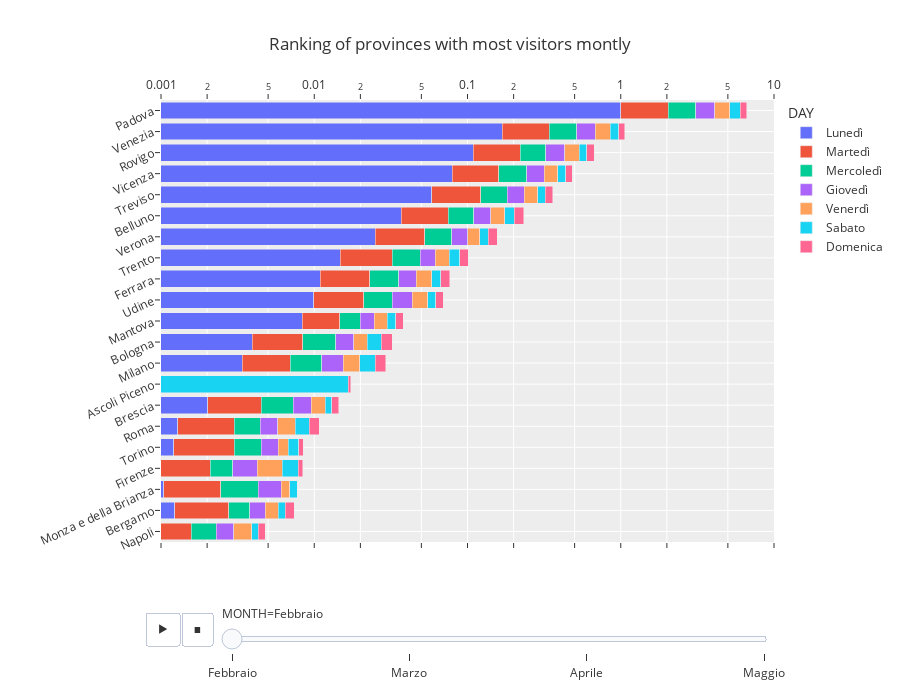

Notebook source saved alongside this figure:
### Code cell
fig = go.Figure()
fig = make_subplots(
    rows=2, cols=1, subplot_titles=("Plot 1", "Plot 2")
)
#config = dict({'scrollZoom': True})
config = {'displayModeBar': True,}


data = day_od3

#defining graph
fig = px.bar(data[0:566], x="RATIO", y="PROVINCIA", color='DAY', barmode='stack'
             ,title="Ranking of provinces with most visitors montly"
             ,category_orders={'MONTH':['Febbraio','Marzo','Aprile','Maggio']
             ,'DAY':['Lunedì','Martedì','Mercoledì','Giovedì','Venerdì','Sabato','Domenica']}
             ,orientation='h'
             ,labels={"RATIO": "","PROVINCIA": "",}
             ,hover_name="PROVINCIA"
             ,log_x=True
             #,color_discrete_sequence=['light blue', "blue", "purple", "red"]
             ,animation_frame="MONTH"
             #, animation_group="MONTH"
            )


#defining graph style
fig.update_traces(textposition='outside')
fig.update_layout(uniformtext_minsize=5
                  ,template='ggplot2'
                  ,uniformtext_mode='hide'
                  ,xaxis_range=[-3,1]
                  ,width=900
                  ,height=700
                  ,autosize=False
                 )

fig.update_yaxes(categoryorder='total ascending', tickangle=-25,visible=True)
fig.update_xaxes(fixedrange=True,mirror='all',tickwidth=1,side='top')
fig.show(config=config)

### Figure 1 — Plotly figure (JSON) as saved in the notebook; plotly's stock layout.template omitted (floating-point values rounded to 4 significant figures)
{"data": [{"alignmentgroup": "True", "hovertemplate": "<b>%{hovertext}</b><br><br>DAY=Lunedì<br>MONTH=Febbraio<br>=%{y}<extra></extra>", "hovertext": ["Padova", "Venezia", "Vicenza", "Treviso", "Verona", "Rovigo", "Milano", "Roma", "Trento", "Belluno", "Bologna", "Udine", "Ferrara", "Torino", "Napoli", "Brescia", "Mantova", "Ascoli Piceno", "Firenze", "Bergamo", "Monza e della Brianza"], "legendgroup": "Lunedì", "marker": {"color": "#636efa"}, "name": "Lunedì", "offsetgroup": "Lunedì", "orientation": "h", "showlegend": true, "textposition": "outside", "type": "bar", "x": [1.001, 0.1689, 0.07931, 0.05822, 0.02499, 0.109, 0.003385, 0.001284, 0.01474, 0.03703, 0.003932, 0.009898, 0.01093, 0.001208, 0.0008333, 0.002025, 0.008364, 0.0006143, 0.0006316, 0.001231, 0.001042], "xaxis": "x", "y": ["Padova", "Venezia", "Vicenza", "Treviso", "Verona", "Rovigo", "Milano", "Roma", "Trento", "Belluno", "Bologna", "Udine", "Ferrara", "Torino", "Napoli", "Brescia", "Mantova", "Ascoli Piceno", "Firenze", "Bergamo", "Monza e della Brianza"], "yaxis": "y"}, {"alignmentgroup": "True", "hovertemplate": "<b>%{hovertext}</b><br><br>DAY=Martedì<br>MONTH=Febbraio<br>=%{y}<extra></extra>", "hovertext": ["Padova", "Venezia", "Vicenza", "Treviso", "Verona", "Rovigo", "Milano", "Roma", "Trento", "Belluno", "Bologna", "Udine", "Ferrara", "Torino", "Napoli", "Brescia", "Mantova", "Firenze", "Bergamo", "Monza e della Brianza"], "legendgroup": "Martedì", "marker": {"color": "#EF553B"}, "name": "Martedì", "offsetgroup": "Martedì", "orientation": "h", "showlegend": true, "textposition": "outside", "type": "bar", "x": [1.037, 0.1729, 0.0812, 0.06334, 0.02758, 0.1126, 0.00357, 0.001733, 0.01742, 0.03768, 0.004485, 0.0111, 0.01202, 0.001803, 0.0007365, 0.002471, 0.006353, 0.001461, 0.001541, 0.001409], "xaxis": "x", "y": ["Padova", "Venezia", "Vicenza", "Treviso", "Verona", "Rovigo", "Milano", "Roma", "Trento", "Belluno", "Bologna", "Udine", "Ferrara", "Torino", "Napoli", "Brescia", "Mantova", "Firenze", "Bergamo", "Monza e della Brianza"], "yaxis": "y"}, {"alignmentgroup": "True", "hovertemplate": "<b>%{hovertext}</b><br><br>DAY=Mercoledì<br>MONTH=Febbraio<br>=%{y}<extra></extra>", "hovertext": ["Padova", "Venezia", "Vicenza", "Treviso", "Verona", "Rovigo", "Milano", "Roma", "Trento", "Belluno", "Bologna", "Udine", "Ferrara", "Torino", "Napoli", "Brescia", "Mantova", "Firenze", "Bergamo", "Monza e della Brianza"], "legendgroup": "Mercoledì", "marker": {"color": "#00cc96"}, "name": "Mercoledì", "offsetgroup": "Mercoledì", "orientation": "h", "showlegend": true, "textposition": "outside", "type": "bar", "x": [1.045, 0.1742, 0.08284, 0.05957, 0.02651, 0.1034, 0.004233, 0.001434, 0.01714, 0.03494, 0.005439, 0.01134, 0.01263, 0.001507, 0.0007301, 0.002795, 0.005275, 0.0008527, 0.001022, 0.001849], "xaxis": "x", "y": ["Padova", "Venezia", "Vicenza", "Treviso", "Verona", "Rovigo", "Milano", "Roma", "Trento", "Belluno", "Bologna", "Udine", "Ferrara", "Torino", "Napoli", "Brescia", "Mantova", "Firenze", "Bergamo", "Monza e della Brianza"], "yaxis": "y"}, {"alignmentgroup": "True", "hovertemplate": "<b>%{hovertext}</b><br><br>DAY=Giovedì<br>MONTH=Febbraio<br>=%{y}<extra></extra>", "hovertext": ["Padova", "Venezia", "Vicenza", "Treviso", "Verona", "Rovigo", "Milano", "Roma", "Trento", "Belluno", "Bologna", "Udine", "Ferrara", "Torino", "Napoli", "Brescia", "Mantova", "Firenze", "Bergamo", "Monza e della Brianza"], "legendgroup": "Giovedì", "marker": {"color": "#ab63fa"}, "name": "Giovedì", "offsetgroup": "Giovedì", "orientation": "h", "showlegend": true, "textposition": "outside", "type": "bar", "x": [1.034, 0.1648, 0.074, 0.05263, 0.02108, 0.1065, 0.004281, 0.00133, 0.01214, 0.03213, 0.00428, 0.01134, 0.01084, 0.001322, 0.0006888, 0.002256, 0.004585, 0.001287, 0.001001, 0.001808], "xaxis": "x", "y": ["Padova", "Venezia", "Vicenza", "Treviso", "Verona", "Rovigo", "Milano", "Roma", "Trento", "Belluno", "Bologna", "Udine", "Ferrara", "Torino", "Napoli", "Brescia", "Mantova", "Firenze", "Bergamo", "Monza e della Brianza"], "yaxis": "y"}, {"alignmentgroup": "True", "hovertemplate": "<b>%{hovertext}</b><br><br>DAY=Venerdì<br>MONTH=Febbraio<br>=%{y}<extra></extra>", "hovertext": ["Padova", "Venezia", "Vicenza", "Treviso", "Verona", "Rovigo", "Milano", "Roma", "Trento", "Belluno", "Bologna", "Udine", "Ferrara", "Torino", "Napoli", "Brescia", "Mantova", "Firenze", "Bergamo", "Monza e della Brianza"], "legendgroup": "Venerdì", "marker": {"color": "#FFA15A"}, "name": "Venerdì", "offsetgroup": "Venerdì", "orientation": "h", "showlegend": true, "textposition": "outside", "type": "bar", "x": [1.043, 0.1711, 0.06982, 0.05361, 0.01993, 0.1034, 0.004334, 0.001734, 0.01473, 0.03264, 0.00409, 0.01132, 0.01217, 0.0009167, 0.0009287, 0.002212, 0.005255, 0.001966, 0.001022, 0.0008168], "xaxis": "x", "y": ["Padova", "Venezia", "Vicenza", "Treviso", "Verona", "Rovigo", "Milano", "Roma", "Trento", "Belluno", "Bologna", "Udine", "Ferrara", "Torino", "Napoli", "Brescia", "Mantova", "Firenze", "Bergamo", "Monza e della Brianza"], "yaxis": "y"}, {"alignmentgroup": "True", "hovertemplate": "<b>%{hovertext}</b><br><br>DAY=Sabato<br>MONTH=Febbraio<br>=%{y}<extra></extra>", "hovertext": ["Padova", "Venezia", "Vicenza", "Treviso", "Verona", "Rovigo", "Milano", "Roma", "Trento", "Belluno", "Bologna", "Udine", "Ferrara", "Torino", "Napoli", "Brescia", "Mantova", "Ascoli Piceno", "Firenze", "Bergamo", "Monza e della Brianza"], "legendgroup": "Sabato", "marker": {"color": "#19d3f3"}, "name": "Sabato", "offsetgroup": "Sabato", "orientation": "h", "showlegend": true, "textposition": "outside", "type": "bar", "x": [0.8388, 0.1183, 0.04929, 0.03464, 0.0166, 0.06648, 0.005202, 0.001782, 0.01259, 0.02725, 0.005126, 0.006959, 0.008508, 0.001139, 0.0003947, 0.00121, 0.00409, 0.01605, 0.001654, 0.0006516, 0.0008443], "xaxis": "x", "y": ["Padova", "Venezia", "Vicenza", "Treviso", "Verona", "Rovigo", "Milano", "Roma", "Trento", "Belluno", "Bologna", "Udine", "Ferrara", "Torino", "Napoli", "Brescia", "Mantova", "Ascoli Piceno", "Firenze", "Bergamo", "Monza e della Brianza"], "yaxis": "y"}, {"alignmentgroup": "True", "hovertemplate": "<b>%{hovertext}</b><br><br>DAY=Domenica<br>MONTH=Febbraio<br>=%{y}<extra></extra>", "hovertext": ["Padova", "Venezia", "Vicenza", "Treviso", "Verona", "Rovigo", "Milano", "Roma", "Trento", "Belluno", "Bologna", "Udine", "Ferrara", "Torino", "Napoli", "Brescia", "Mantova", "Ascoli Piceno", "Firenze", "Bergamo"], "legendgroup": "Domenica", "marker": {"color": "#FF6692"}, "name": "Domenica", "offsetgroup": "Domenica", "orientation": "h", "showlegend": true, "textposition": "outside", "type": "bar", "x": [0.6439, 0.09046, 0.04619, 0.03835, 0.01929, 0.07262, 0.004338, 0.001479, 0.01231, 0.03192, 0.004968, 0.007344, 0.009407, 0.0005535, 0.000476, 0.001508, 0.004294, 0.0006143, 0.0005843, 0.0009505], "xaxis": "x", "y": ["Padova", "Venezia", "Vicenza", "Treviso", "Verona", "Rovigo", "Milano", "Roma", "Trento", "Belluno", "Bologna", "Udine", "Ferrara", "Torino", "Napoli", "Brescia", "Mantova", "Ascoli Piceno", "Firenze", "Bergamo"], "yaxis": "y"}], "layout": {"autosize": false, "barmode": "stack", "height": 700, "legend": {"title": {"text": "DAY"}, "tracegroupgap": 0}, "sliders": [{"active": 0, "currentvalue": {"prefix": "MONTH="}, "len": 0.9, "pad": {"b": 10, "t": 60}, "steps": [{"args": [["Febbraio"], {"frame": {"duration": 0, "redraw": true}, "fromcurrent": true, "mode": "immediate", "transition": {"duration": 0, "easing": "linear"}}], "label": "Febbraio", "method": "animate"}, {"args": [["Marzo"], {"frame": {"duration": 0, "redraw": true}, "fromcurrent": true, "mode": "immediate", "transition": {"duration": 0, "easing": "linear"}}], "label": "Marzo", "method": "animate"}, {"args": [["Aprile"], {"frame": {"duration": 0, "redraw": true}, "fromcurrent": true, "mode": "immediate", "transition": {"duration": 0, "easing": "linear"}}], "label": "Aprile", "method": "animate"}, {"args": [["Maggio"], {"frame": {"duration": 0, "redraw": true}, "fromcurrent": true, "mode": "immediate", "transition": {"duration": 0, "easing": "linear"}}], "label": "Maggio", "method": "animate"}], "x": 0.1, "xanchor": "left", "y": 0, "yanchor": "top"}], "title": {"text": "Ranking of provinces with most visitors montly"}, "uniformtext": {"minsize": 5, "mode": "hide"}, "updatemenus": [{"buttons": [{"args": [null, {"frame": {"duration": 500, "redraw": true}, "fromcurrent": true, "mode": "immediate", "transition": {"duration": 500, "easing": "linear"}}], "label": "&#9654;", "method": "animate"}, {"args": [[null], {"frame": {"duration": 0, "redraw": true}, "fromcurrent": true, "mode": "immediate", "transition": {"duration": 0, "easing": "linear"}}], "label": "&#9724;", "method": "animate"}], "direction": "left", "pad": {"r": 10, "t": 70}, "showactive": false, "type": "buttons", "x": 0.1, "xanchor": "right", "y": 0, "yanchor": "top"}], "width": 900, "xaxis": {"anchor": "y", "domain": [0, 1], "fixedrange": true, "mirror": "all", "range": [-3, 1], "side": "top", "tickwidth": 1, "title": {"text": ""}, "type": "log"}, "yaxis": {"anchor": "x", "categoryorder": "total ascending", "domain": [0, 1], "tickangle": -25, "title": {"text": ""}, "visible": true}}}
